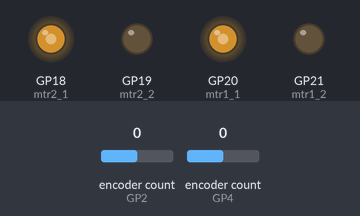
The program below on a simulated Raspberry Pi Pico running MicroPython. On the bench: output pins drawn as LEDs (lit = HIGH). The test bench sets the inputs (shaded band); at power-on: encoder count (sensors on GP2, GP4) 0. What the program prints to the serial console is not drawn.

Above: at 0.1 s.
Timing chart, 0 to 1.6 s (numbered marks = the images above):
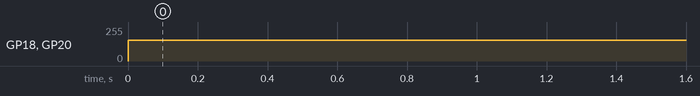

Measured:
- by itself, GP18 (mtr2_1), GP20 (mtr1_1): 0/255 → 156/255 at 0.00 s

The program:

rpm_and_encoder_test.py
```python
from machine import Pin, PWM
from time import sleep
import time
from rotary_irq_rp2 import RotaryIRQ

mtr1_1 = PWM(Pin(20))
mtr1_2 = PWM(Pin(21))

mtr2_1 = PWM(Pin(18))
mtr2_2 = PWM(Pin(19))

mtr1_1.freq(1000)
mtr1_2.freq(1000)

mtr2_1.freq(1000)
mtr2_2.freq(1000)

# 0 to 65025

mtr1_1.duty_u16(60000)
mtr1_2.duty_u16(0)

mtr2_1.duty_u16(60000)
mtr2_2.duty_u16(0)

def stop():
    mtr1_1.duty_u16(0)
    mtr1_2.duty_u16(0)

    mtr2_1.duty_u16(0)
    mtr2_2.duty_u16(0)

r1 = RotaryIRQ(pin_num_clk = 2,
              pin_num_dt = 3,
              min_val = 0,
              reverse = False,
              range_mode = RotaryIRQ.RANGE_UNBOUNDED)

r2 = RotaryIRQ(pin_num_clk = 4,
              pin_num_dt = 5,
              min_val = 0,
              reverse = False,
              range_mode = RotaryIRQ.RANGE_UNBOUNDED)

val_old1 = r1.value()
val_old2 = r2.value()

count = 0

mtr1_rpm = 20000
mtr2_rpm = 20000

while True:
    val_new1 = r1.value()
    val_new2 = r2.value()

    if val_old1 != val_new1:
        val_old1 = val_new1

    if val_old2 != val_new2:
        val_old2 = val_new2
#         print('result =', val_new)

    while(abs(val_new1 - val_new2) > 10):
        print(mtr1_rpm, mtr2_rpm, val_new1, val_new2, val_new1 - val_new2)
        if(mtr1_rpm < 60000 and mtr1_rpm > 0 + abs(20*(val_new2 - val_new1))):
            mtr1_rpm += 20*(val_new2 - val_new1)
        if(mtr2_rpm < 60000 and mtr2_rpm > 0 + abs(20*(val_new1 - val_new2))):
            mtr2_rpm += 20*(val_new1 - val_new2)

        time.sleep_ms(50)

        val_new1 = r1.value()
        val_new2 = r2.value()

        if val_old1 != val_new1:
            val_old1 = val_new1

        if val_old2 != val_new2:
            val_old2 = val_new2

        mtr1_1.duty_u16(mtr1_rpm)
        mtr1_2.duty_u16(0)

        mtr2_1.duty_u16(mtr2_rpm)
        mtr2_2.duty_u16(0)


#     if(val_new1 > val_new2):
#         mtr2_rpm += 7000
#
#     if(val_new1 < val_new2):
#         mtr1_rpm += 7000

    if(val_new1 == val_new2):
        mtr1_rpm = 40000
        mtr2_rpm = 40000

    mtr1_1.duty_u16(mtr1_rpm)
    mtr1_2.duty_u16(0)

    mtr2_1.duty_u16(mtr2_rpm)
    mtr2_2.duty_u16(0)

    print(mtr1_rpm, mtr2_rpm, val_new1, val_new2, val_new1 - val_new2)
    time.sleep_ms(5)
```
